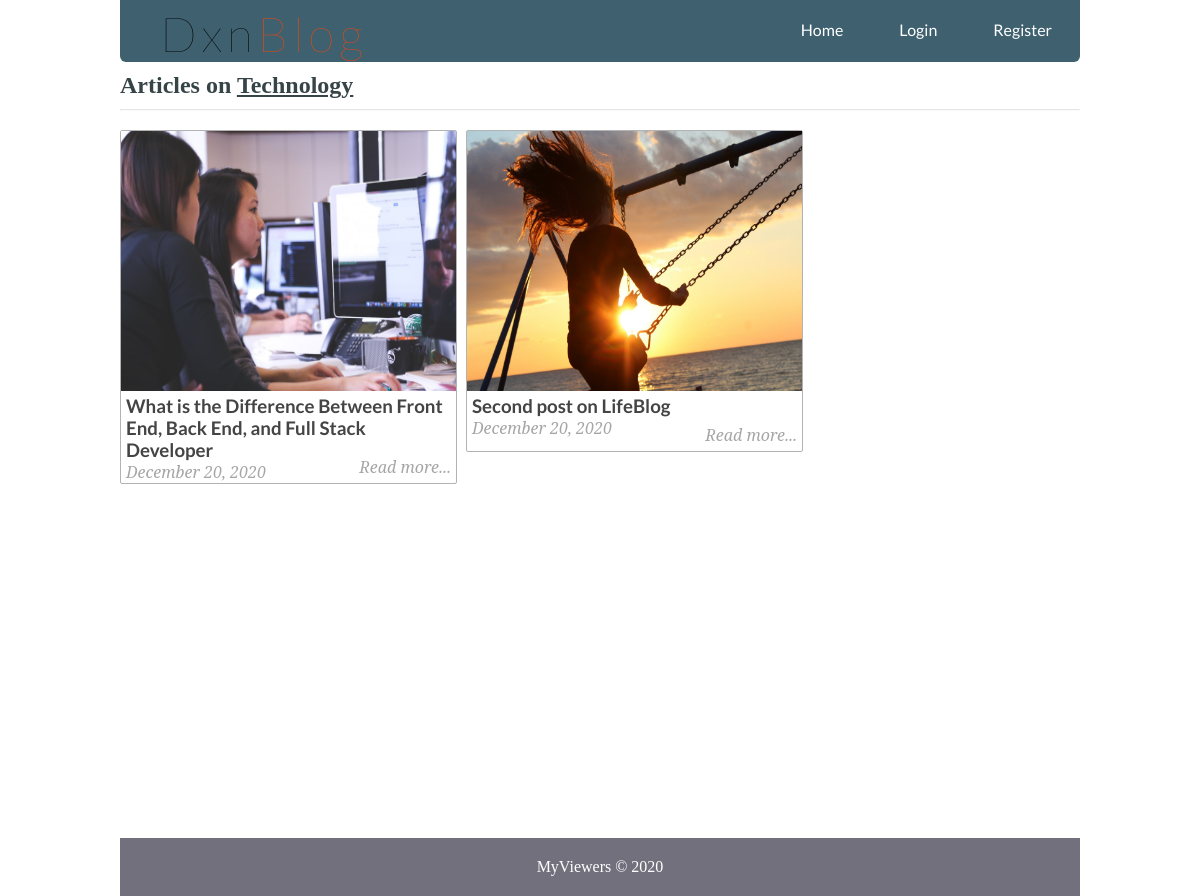
The page /filtered_posts.php?topic=3 on the database its author committed.
### tables this page shows
CREATE TABLE `topics` (
  `id` int(11) NOT NULL,
  `name` varchar(255) NOT NULL,
  `slug` varchar(255) NOT NULL
);

CREATE TABLE `posts` (
  `id` int(11) NOT NULL,
  `user_id` int(11) DEFAULT NULL,
  `title` varchar(255) NOT NULL,
  `slug` varchar(255) NOT NULL,
  `views` int(11) NOT NULL DEFAULT '0',
  `image` varchar(255) NOT NULL,
  `body` text NOT NULL,
  `published` tinyint(1) NOT NULL,
  `created_at` timestamp NOT NULL DEFAULT CURRENT_TIMESTAMP ON UPDATE CURRENT_TIMESTAMP,
  `updated_at` timestamp NOT NULL DEFAULT '0000-00-00 00:00:00'
);

### includes/public_functions.php (called while the page is built, shortened)
<?php
function getPostTopic($post_id){
	global $conn;
	$sql = "SELECT * FROM topics WHERE id=
			(SELECT topic_id FROM post_topic WHERE post_id=$post_id LIMIT 1) LIMIT 1";
	$result = mysqli_query($conn, $sql);
	$topic = mysqli_fetch_assoc($result);
	return $topic;
}
function getPublishedPostsByTopic($topic_id) {
	global $conn;
	$sql = "SELECT * FROM posts ps
			WHERE ps.id IN
			(SELECT pt.post_id FROM post_topic pt
				WHERE pt.topic_id=$topic_id GROUP BY pt.post_id
				HAVING COUNT(1) = 1)";
	$result = mysqli_query($conn, $sql);
	$posts = mysqli_fetch_all($result, MYSQLI_ASSOC);
	$final_posts = array();
	foreach ($posts as $post) {
		$post['topic'] = getPostTopic($post['id']);
		array_push($final_posts, $post);
	}
	return $final_posts;
}
function getTopicNameById($id)
{
	global $conn;
	$sql = "SELECT name FROM topics WHERE id=$id";
	$result = mysqli_query($conn, $sql);
	$topic = mysqli_fetch_assoc($result);
	return $topic['name'];
}
?>

### filtered_posts.php (the view, shortened to what this page needs)
<?php include('config.php'); ?>
<?php include('includes/public_functions.php'); ?>
<?php include('includes/head-section.php'); ?>
<?php
	if (isset($_GET['topic'])) {
		$topic_id = $_GET['topic'];
		$posts = getPublishedPostsByTopic($topic_id);
	}
?>
</head>
<body>
<div class="container">
	<?php include( ROOT_PATH . '/includes/navibar.php'); ?>
<div class="content">
	<h2 class="content-title">
		Articles on <u><?php echo getTopicNameById($topic_id); ?></u>
	</h2>
	<hr>
	<?php foreach ($posts as $post): ?>
		<div class="post" style="margin-left: 0px;">
			<img src="<?php echo BASE_URL . '/static/images/' . $post['image']; ?>" class="post_image" alt="">
			<a href="single_post.php?post-slug=<?php echo $post['slug']; ?>">
				<div class="post_info">
					<h3><?php echo $post['title'] ?></h3>
					<div class="info">
						<span><?php echo date("F j, Y ", strtotime($post["created_at"])); ?></span>
						<span class="read_more">Read more...</span>
					</div>
				</div>
			</a>
		</div>
	<?php endforeach ?>
</div>
</div>
	<?php include( ROOT_PATH . '/includes/footer.php'); ?>

### includes/head-section.php (shortened to what this page needs)
<!DOCTYPE html>
<html>
<head>
	<link rel="stylesheet" href="static/css/style.css">

### includes/navibar.php
<div class="navbar">
	<div class="logo_div">
		<a href="index.php"><h1 style="color:black">Dxn<span style="color:#FF4500">Blog</span> </h1></a>
	</div>
	<ul>
	  <li><a class="active" href="index.php">Home</a></li>
	  <li><a href="<?php echo BASE_URL . 'login.php' ?>">Login</a></li>
	   <li><a href="<?php echo BASE_URL . 'register.php' ?>">Register</a></li>
	</ul>
</div>

### includes/footer.php (shortened to what this page needs)
<div class="footer">
			<p>MyViewers &copy; <?php echo date('Y'); ?></p>
		</div>
</body>
</html>

### static/css/style.css (style rules this page uses)
* { margin: 0px; padding: 0px; }
html { height: 100%; box-sizing: border-box; }
body { position: relative; margin: 0; padding-bottom: 6rem; min-height: 100%; }
h1, h2, h3, h4, h5, h6 { color: #444; font-family: 'Lato', sans-serif; }
a { text-decoration: none; }
ul, ol { margin-left: 40px; }
hr { margin: 10px 0px; opacity: .25; }
.container { width: 80%; margin: 0px auto; }
.navbar { margin: 0 auto; overflow: hidden; background-color: #3E606F; border-radius: 0px 0px 6px 6px; }
.navbar ul { list-style-type: none; float: right; }
.navbar ul li { float: left; font-family: 'Lato', sans-serif; }
.navbar ul li a { display: block; color: white; text-align: center; padding: 20px 28px; text-decoration: none; }
.navbar .logo_div { float: left; padding-top: 5px; padding-left: 40px; }
.navbar .logo_div h1 { font-size: 3em; letter-spacing: 5px; font-weight: 100; font-family: 'Lato', cursive; }
.footer { position: absolute; right: 0; bottom: 0; left: 0; color: white; background-color: #73707D; text-align: center; width: 80%; margin: 20px auto 0px; padding: 20px 0px; }
.content { margin: 5px auto; border-radius: 5px; min-height: 400px; }
.content:after { content: ""; display: block; clear: both; }
.content .content-title { margin: 10px 0px; color: #374447; font-family: 'Averia Serif Libre', cursive; }
.content .post { width: 335px; margin: 9px; min-height: 320px; float: left; border-radius: 2px; border: 1px solid #b3b3b3; position: relative; }
.content .post .post_image { height: 260px; width: 100%; background-size: 100%; }
.content .post .post_image { width: 100%; height: 260px; }
.content .post .post_info { height: 100%; padding: 0px 5px; font-weight: 200; font-family: 'Noto Serif', serif; }
.content .post .post_info { color: #222; }
.content .post .post_info span { color: #A6A6A6; font-style: italic; }
.content .post .post_info span.read_more { position: absolute; right: 5px; bottom: 5px; }

### rows shown on the page
topics: name "Technology"
posts: image (picture), title "What is the Difference Between Front End, Back End, and Full Stack Developer", created_at "December 20, 2020"
posts: image (picture), title "Second post on LifeBlog", created_at "December 20, 2020"
